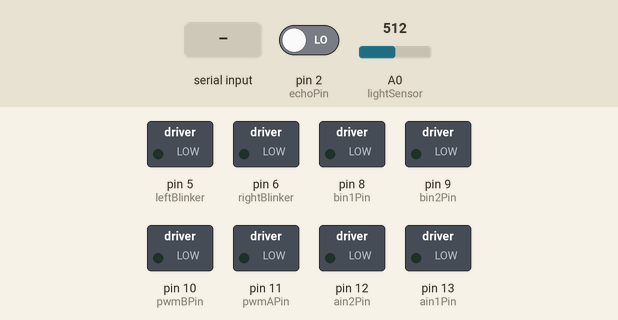
The sketch below on a simulated Arduino Uno, built with avr-gcc and run on an emulated ATmega328P. On the bench: switched loads named in the sketch (green lamp = pin HIGH). Dashed ring = blinking. The test bench sets the inputs (shaded band); at power-on: pin 2 (echoPin) LOW, A0 (lightSensor) = 512. Pins used as bus, display or sensor lines are not drawn; what the sketch prints to the serial monitor is not drawn.

Above: at 1.2 s.
1.3 s: "L" received over Serial
At 1.52 s:
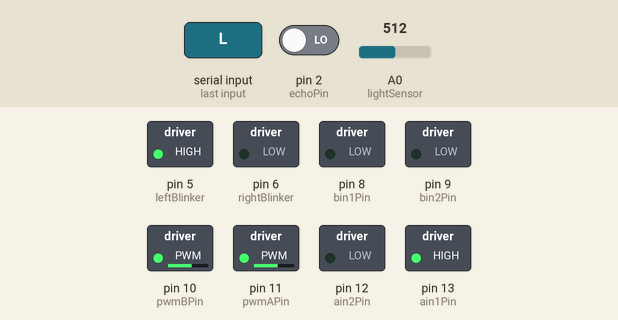
4.3 s: "F" received over Serial
At 4.8 s:
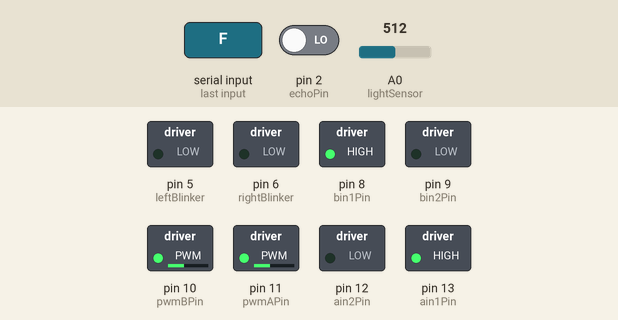
5.8 s: "B" received over Serial
At 7.0 s:
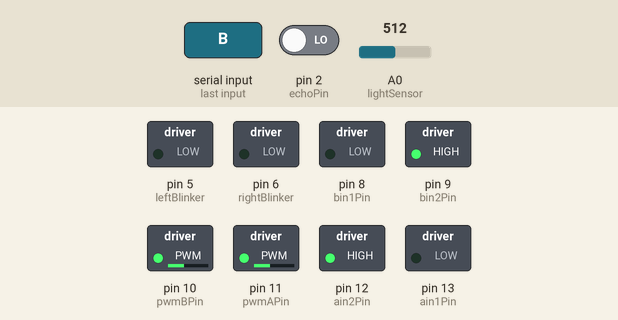
7.3 s: "R" received over Serial
At 7.53 s:
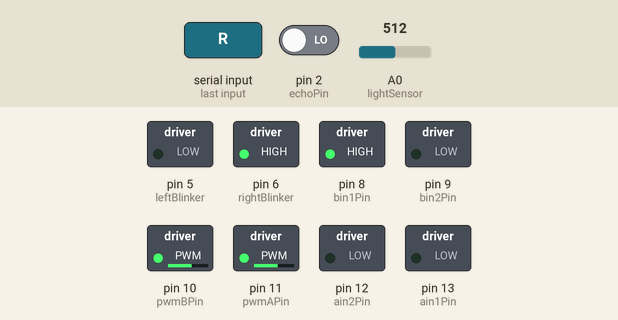
10.3 s: "S" received over Serial
At 11.4 s:
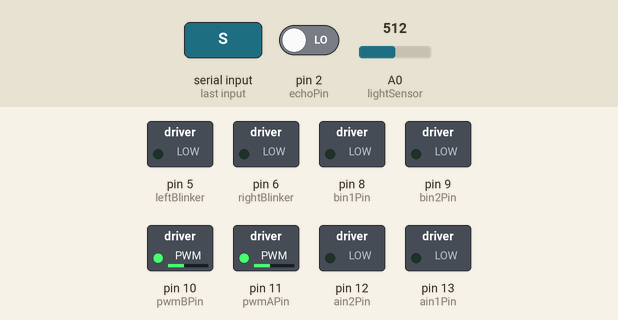
Timing chart, 0 to 12.8 s (numbered marks = the images above; inputs shaded):
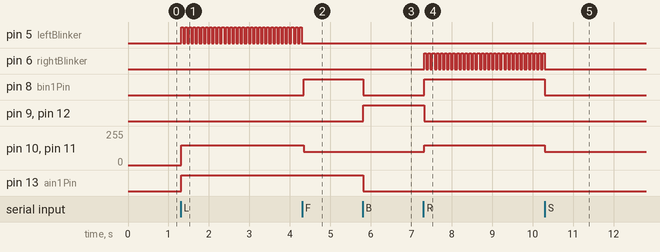

Measured:
- after the input at 1.3 s, pin 5 (leftBlinker): alternates HIGH for 0.05 s and LOW for 0.05 s, starting at once; pin 10 (pwmBPin), pin 11 (pwmAPin): 0/255 → 150/255 at once; pin 13 (ain1Pin): LOW → HIGH at once
- after the input at 4.3 s, pin 5 (leftBlinker): stops changing and stays LOW; pin 8 (bin1Pin): LOW → HIGH at once; pin 10 (pwmBPin), pin 11 (pwmAPin): 150/255 → 100/255 at once
- after the input at 5.8 s, pin 8 (bin1Pin), pin 13 (ain1Pin): HIGH → LOW at once; pin 9 (bin2Pin), pin 12 (ain2Pin): LOW → HIGH at once
- after the input at 7.3 s, pin 6 (rightBlinker): alternates HIGH for 0.05 s and LOW for 0.05 s, starting at once; pin 8 (bin1Pin): LOW → HIGH at once; pin 9 (bin2Pin), pin 12 (ain2Pin): HIGH → LOW at once; pin 10 (pwmBPin), pin 11 (pwmAPin): 100/255 → 150/255 at once
- after the input at 10.3 s, pin 6 (rightBlinker): goes on until 10.3 s, then stays LOW; pin 8 (bin1Pin): HIGH → LOW at once; pin 10 (pwmBPin), pin 11 (pwmAPin): 150/255 → 100/255 at once

The sketch:

Final_IM_Project.ino
```cpp
int interval = 20; // interval in milliseconds at which trigPin turns on
int interval3 = 1; // interval in milliseconds at which trigPin turns on
int interval2 = 50; //time in milliseconds at which the distance is printed in serial monitors


int trigState = LOW; //state of trigPin
const int rightBlinker = 6; // the number of the LED pin
const int leftBlinker = 5; // the number of the LED pin

const int lightSensor = A0;//Pin number for light sensitive resistor

int ledState = LOW;// ledState used to set the LED

const int trigPin = 4; // Trigger Pin of Ultrasonic Sensor
const int echoPin = 2; // Echo Pin of Ultrasonic Sensor


//variables used for distance measurement in sonar sensor
long duration, cm, inches;
int distance;


unsigned long previousMillis = 0;// will store last time LED was updated
unsigned long previousMillis1 = 0;//Will store last time printing of light stat and echo was updated

//const long interval = 1000;// interval at which to blink (milliseconds)

//pins connecting motors on left side of the robot
const int ain1Pin = 13;
const int ain2Pin = 12;
const int pwmAPin = 11;

//pins connected to motors on right side of robot
const int bin1Pin = 8;
const int bin2Pin = 9;
const int pwmBPin = 10;


char val;

void setup() {
  //Output pins
  pinMode(ain1Pin, OUTPUT);
  pinMode(ain2Pin, OUTPUT);
  pinMode(pwmAPin, OUTPUT); // not needed really
  pinMode(bin1Pin, OUTPUT);
  pinMode(bin2Pin, OUTPUT);
  pinMode(pwmBPin, OUTPUT); // not needed really
  pinMode(rightBlinker, OUTPUT);
  pinMode(leftBlinker, OUTPUT);
  pinMode(trigPin, OUTPUT); // Sets the trigPin as an Output

  //Input pins
  pinMode(echoPin, INPUT); // Sets the echoPin as an Input
  pinMode(lightSensor, INPUT);

  Serial.begin(9600);
}

void loop() {

  //Calling all functions
  Front();
  Back();
  Left();
  Right();
  brakes();
  lightOn();


delay(50);//delay to reduce la between arduino and processing
}


//Moving forward
void Front() {
  if (Serial.available())
  { // If data is available to read,
    val = Serial.read(); // read it and store it in val
  }
  if (val == 'F')//if data transmitted is 'F' move wheels in same direction forward
  {
    analogWrite(pwmAPin, 100);
    digitalWrite(ain1Pin, HIGH);
    digitalWrite(ain2Pin, LOW);

    analogWrite(pwmBPin, 100);
    digitalWrite(bin1Pin, HIGH);
    digitalWrite(bin2Pin, LOW);
    digitalWrite(leftBlinker, LOW);
    digitalWrite(rightBlinker, LOW);
  }
}


//moving backwards
void Back() {
  if (Serial.available())
  { // If data is available to read,
    val = Serial.read(); // read it and store it in val
  }
  if (val == 'B')//if data transmitted is 'B' move wheels in same direction backwards
  {
    analogWrite(pwmAPin, 100);
    digitalWrite(ain1Pin, LOW);
    digitalWrite(ain2Pin, HIGH);

    analogWrite(pwmBPin, 100);
    digitalWrite(bin1Pin, LOW);
    digitalWrite(bin2Pin, HIGH);

    digitalWrite(leftBlinker, LOW);
    digitalWrite(rightBlinker, LOW);
  }
}


//Turning Left
void Left() {

  if (Serial.available())
  { // If data is available to read,
    val = Serial.read(); // read it and store it in val
  }
  if (val == 'L')//if data transmitted is 'L' move right wheels in same direction forward
  {
    analogWrite(pwmAPin, 150);
    digitalWrite(ain1Pin, HIGH);
    digitalWrite(ain2Pin, LOW);

    analogWrite(pwmBPin, 150);
    digitalWrite(bin1Pin, LOW);
    digitalWrite(bin2Pin, LOW);
    lBlinker();//turn on left blinker
  }

}


//Turning Right
void Right() {

  if (Serial.available())
  { // If data is available to read,
    val = Serial.read(); // read it and store it in val
  }
  if (val == 'R')//if data transmitted is 'R' move left wheels in same direction forward
  {
    analogWrite(pwmAPin, 150);
    digitalWrite(ain1Pin, LOW);
    digitalWrite(ain2Pin, LOW);

    analogWrite(pwmBPin, 150);
    digitalWrite(bin1Pin, HIGH);
    digitalWrite(bin2Pin, LOW);
    rBlinker();//turn on right blinker
  }

}


//Stopping robot
void brakes() {

  if (Serial.available())
  { // If data is available to read,
    val = Serial.read(); // read it and store it in val
  }
  if (val == 'S')//if data transmitted is 'S' turn off all wheels
  {
    analogWrite(pwmAPin, 100);
    digitalWrite(ain1Pin, LOW);
    digitalWrite(ain2Pin, LOW);

    analogWrite(pwmBPin, 100);
    digitalWrite(bin1Pin, LOW);
    digitalWrite(bin2Pin, LOW);

    digitalWrite(leftBlinker, LOW);
    digitalWrite(rightBlinker, LOW);

    digitalWrite(leftBlinker, LOW);
    digitalWrite(rightBlinker, LOW);
  }

}


//left blinker
void lBlinker() {

  //replacing delay() with millis
  unsigned long currentMillis = millis();

  if (currentMillis - previousMillis >= interval) {
    // save the last time you blinked the LED
    previousMillis = currentMillis;

    // if the LED is off turn it on and vice-versa:
    if (ledState == LOW) {
      ledState = HIGH;
    } else {
      ledState = LOW;
    }
  }
  digitalWrite(leftBlinker, ledState);
}


//right blinker
void rBlinker() {
  //replacing delay() with millis
  unsigned long currentMillis2 = millis();

  if (currentMillis2 - previousMillis >= interval) {
    // save the last time you blinked the LED
    previousMillis = currentMillis2;

    // if the LED is off turn it on and vice-versa:
    if (ledState == LOW) {
      ledState = HIGH;
    } else {
      ledState = LOW;
    }
  }
  digitalWrite(rightBlinker, ledState);
}


//reading from sonar sensor and light dependent resistor
void lightOn () {

  int lightState = analogRead(lightSensor);//read light dependent resistor values and store them in lighState variable


  unsigned long currentMillis = millis(); //time in milliseconds from which the code was started
  if (currentMillis - previousMillis >= 1) {
    previousMillis = currentMillis;
    if (trigState == LOW) {//switching between high and low states to create echo
      (trigState = HIGH);
    }
    else {
      (trigState = LOW);
    }
  }


  digitalWrite(trigPin, trigState);
  int duration, distance; //variables
  duration=read_pulse(echoPin);//read echoPin state
  //duration = pulseIn(echoPin, HIGH);
  distance = (duration / 2) / 29.1;//setting up value of distance.

  unsigned long currentMillis1 = millis();
  if (currentMillis1 - previousMillis1 >= 50) { //printing out distance and lighState values to be read by processing.
    previousMillis1 = currentMillis1;
    Serial.print(distance);
    Serial.print(",");
    Serial.print(lightState);
    Serial.println();
  }
}


//replacing pulseIn because it causes lag
unsigned long read_pulse(int pin)
{
    static unsigned long rising_time;  // time of the rising edge
    static int last_state;             // previous pin state
    int state = digitalRead(pin);      // current pin state
    unsigned long pulse_length = 0;    // default return value

    // On rising edge: record current time.
    if (last_state == LOW && state == HIGH) {
        rising_time = micros();
    }

    // On falling edge: report pulse length.
    if (last_state == HIGH && state == LOW) {
        unsigned long falling_time = micros();
        pulse_length = falling_time - rising_time;
    }

    last_state = state;
    return pulse_length;
}
```
